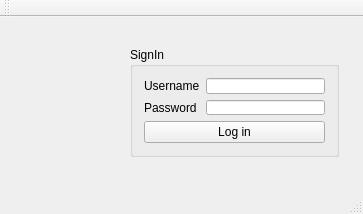
<?xml version="1.0" encoding="UTF-8"?>
<ui version="4.0">
 <class>MainWindow</class>
 <widget class="QMainWindow" name="MainWindow">
  <property name="geometry">
   <rect>
    <x>0</x>
    <y>0</y>
    <width>363</width>
    <height>214</height>
   </rect>
  </property>
  <property name="windowTitle">
   <string>MainWindow</string>
  </property>
  <widget class="QWidget" name="centralWidget">
   <widget class="QGroupBox" name="groupBox">
    <property name="geometry">
     <rect>
      <x>130</x>
      <y>30</y>
      <width>209</width>
      <height>110</height>
     </rect>
    </property>
    <property name="title">
     <string>SignIn</string>
    </property>
    <layout class="QVBoxLayout" name="verticalLayout">
     <item>
      <layout class="QGridLayout" name="gridLayout">
       <item row="0" column="0">
        <widget class="QLabel" name="label">
         <property name="text">
          <string>Username</string>
         </property>
        </widget>
       </item>
       <item row="0" column="1">
        <widget class="QLineEdit" name="lineEdit_username"/>
       </item>
       <item row="1" column="0">
        <widget class="QLabel" name="label_2">
         <property name="text">
          <string>Password</string>
         </property>
        </widget>
       </item>
       <item row="1" column="1">
        <widget class="QLineEdit" name="lineEdit_password">
         <property name="echoMode">
          <enum>QLineEdit::Password</enum>
         </property>
        </widget>
       </item>
      </layout>
     </item>
     <item>
      <widget class="QPushButton" name="pushButton_login">
       <property name="text">
        <string>Log in</string>
       </property>
      </widget>
     </item>
    </layout>
   </widget>
   <widget class="QLabel" name="label_loginpic">
    <property name="geometry">
     <rect>
      <x>30</x>
      <y>30</y>
      <width>91</width>
      <height>91</height>
     </rect>
    </property>
    <property name="text">
     <string/>
    </property>
   </widget>
  </widget>
  <widget class="QMenuBar" name="menuBar">
   <property name="geometry">
    <rect>
     <x>0</x>
     <y>0</y>
     <width>363</width>
     <height>21</height>
    </rect>
   </property>
  </widget>
  <widget class="QToolBar" name="mainToolBar">
   <attribute name="toolBarArea">
    <enum>TopToolBarArea</enum>
   </attribute>
   <attribute name="toolBarBreak">
    <bool>false</bool>
   </attribute>
  </widget>
  <widget class="QStatusBar" name="statusBar"/>
 </widget>
 <layoutdefault spacing="6" margin="11"/>
 <resources/>
 <connections/>
</ui>
